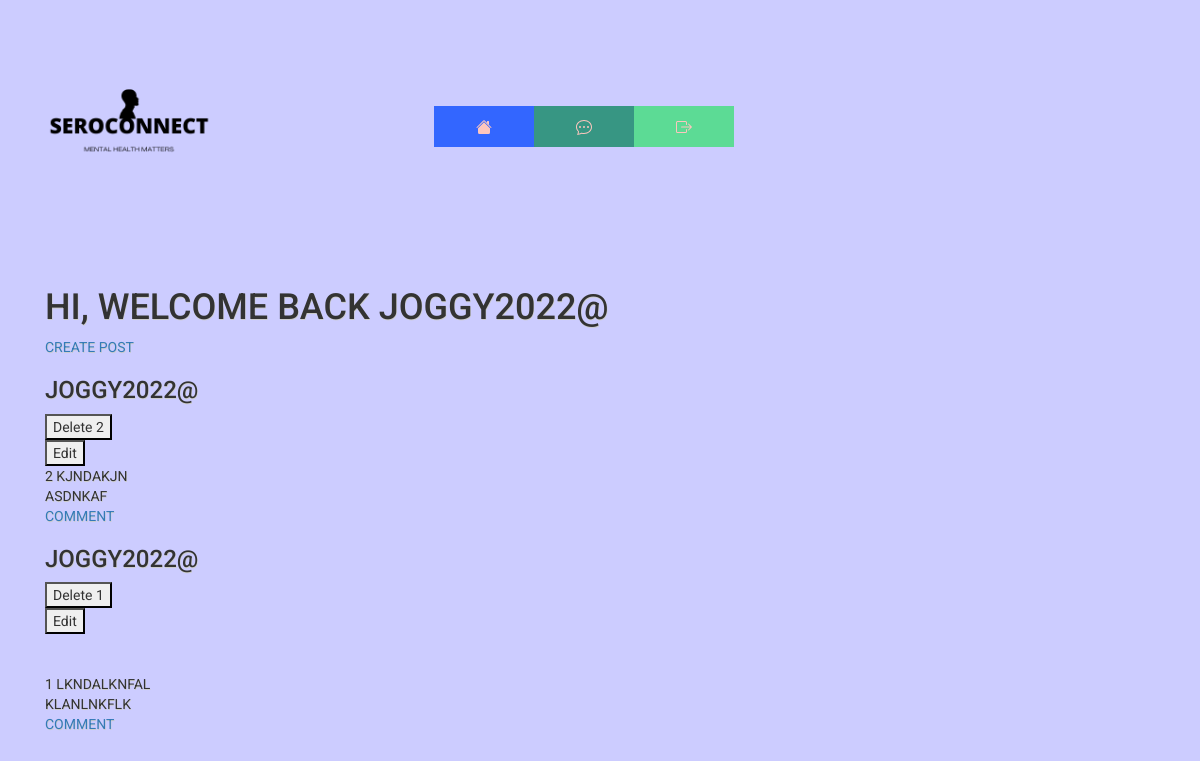
Page /forum (signed in) on the earlier database version.
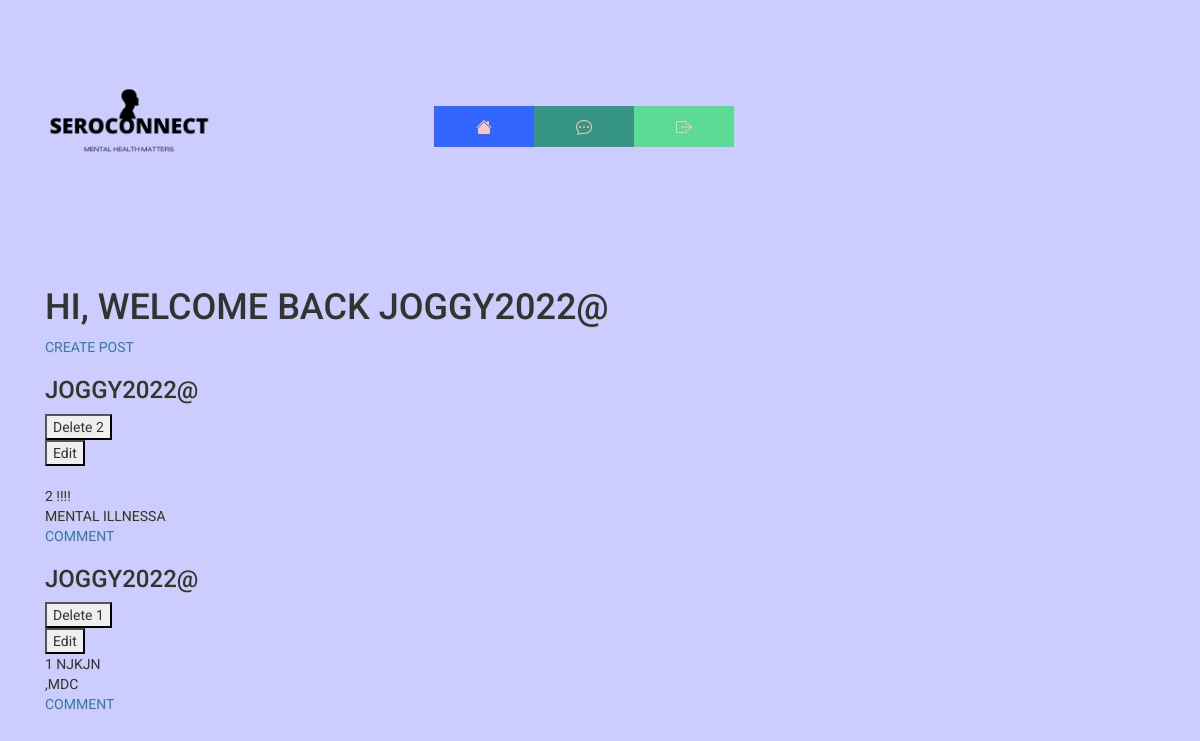
Same page on the later database version.
### website/database/models.py (models this page shows)
class User(db.Model, UserMixin):
    id=db.Column(db.Integer,primary_key=True)
    email=db.Column(db.String(150),unique=True)
    password=db.Column(db.String(150))
    username=db.Column(db.String(150))
    date=db.Column(db.DateTime(timezone=True), default=func.now())
    activation=db.Column(db.Boolean,nullable=False,default=False)
    Post = db.relationship("Post", back_populates="owner",cascade='delete')

class Post(db.Model):
    id=db.Column(db.Integer,primary_key=True)
    title = db.Column(db.String(100), nullable=False)
    content = db.Column(db.Text)
    user_id = db.Column(db.Integer, db.ForeignKey("user.id"))
    date=db.Column(db.DateTime(timezone=True), default=func.now())
    anonymous=db.Column(db.Boolean,nullable=False,default=False)
    owner=db.relationship('User',back_populates='Post')
    comments=db.relationship('Comment',back_populates='post',cascade='delete')
    image=db.relationship('Image',back_populates='post',cascade='delete')

### website/views.py (the view)
@views.route('/forum',methods=['GET', 'POST'])
@login_required
@check_confirmed
def forum():
    page=request.args.get('page',1,type=int)
    posts=Post.query.order_by(Post.date.desc()).paginate(page=page,per_page=4)
    if "hx_request"  in request.headers:
        return render_template("forum/viewpost.html",user=current_user,postuser=User,posts=posts,postcomment=Comment,postimage=Image)
    return render_template("forum/forum.html",user=current_user,postuser=User,posts=posts,postcomment=Comment,postimage=Image)

### website/__init__.py (called while the page is built)
@login_manager.user_loader
def load_user(id):
    return User.query.get(int(id))

### website/templates/forum/forum.html
{% extends "base.html" %} {% block title %}SeroConnect{% endblock %}{% block content%}
<h1>Hi, Welcome back {{user.username}}</h1>
<a href="{{url_for('post.createpost')}}">Create post</a>
{% include 'forum/viewpost.html' %}
{%endblock%}

### website/templates/base.html (shortened to what this page needs)
<!DOCTYPE html>
<html lang="en">
  <head>
    <link rel="stylesheet" href="https://stackpath.bootstrapcdn.com/bootstrap/4.4.1/css/bootstrap.min.css"
/>
    <link rel="stylesheet" href="path/to/font-awesome/css/font-awesome.min.css">
    <link rel="stylesheet" href="https://cdn.jsdelivr.net/npm/bootstrap@3.3.7/dist/css/bootstrap.min.css">
    <link rel="stylesheet" href="https://cdn.jsdelivr.net/npm/bootstrap@3.3.7/dist/css/bootstrap-theme.min.css">
    <link rel="stylesheet" href="https://stackpath.bootstrapcdn.com/font-awesome/4.7.0/css/font-awesome.min.css"/>
    <link rel= "stylesheet" type= "text/css" href= "{{ url_for('static',filename='css/styles.css') }}">
  </head>
  <body>
   <nav class="navbar">
      <img src="{{ url_for('static',filename='images/seroconnect.png') }}" alt="logo" class="logo">
      <button class="navbar-toggler"  type="button"
        data-toggle="collapse"
        data-target="#navbar"
       >
       <span class="navbar-toggler-icon"></span>
      <button class="navbar-toggler" type="button" data-toggle="collapse" data-target="#navbar">
        <span class="navbar-toggler-icon"></span>
      </button>
        <ul class="nav">
          <li>
            <a href="/" >
            </a>
          </li>
          {% if user.is_authenticated%}
          <li>
            <a href="/forum">
            </a>
          </li>
          <li>
            <a href="/logout" target = "_blank">
            </a>
          </li>
         {% endif %}
         <div class="background"></div>
        </ul>
    </nav>
      <div class="container">{% block content %}{% endblock %}</div>
  </body>
</html>

### website/templates/forum/viewpost.html (shortened to what this page needs)
{%for post in posts.items%}
{% if loop.last and posts.has_next %}
<div hx-get="{{url_for('views.forum', page = posts.next_num)}}" hx-trigger="revealed" hx-swap="afterend">
  {% else %}
  <div>
    {%endif%}
    <section>
      {% if post.anonymous==False %}
      <h3>{{postuser.query.filter_by(id=post.user_id).first().username }}</h3>
      {%else%}
      <h3>Anonymous</h3>
      {%endif%}
      {% if post.user_id==user.id%}
      <form action="{{ url_for('post.deletepost',postid=post.id) }}" class='deleteform' method="POST">
        <button class='deletebtn' action="submit">Delete {{post.id}}</button>
      </form>
      <form action="{{ url_for('post.editpost',postid=post.id) }}" method="GET">
        <button id='editbtn' action="submit">Edit</button>
      </form>
      <div class="images">
        {% set images=postimage.query.filter(postimage.post_id==post.id).all()%}
        {%if images%}
        {%for image in images %}
        <div class="image-display">
        </div>
        {%endfor%}
        {%endif%}
      </div>
      {% endif %}
      {{post.id}}
      {{post.title}}
      <br>
      {{post.content}}
      <br>
      <a href="{{url_for('comments.show_comments',postid=post.id,userid=current_user.id)}}">Comment</a>
  </div>
  {%endfor%}

### website/static/css/styles.css (style rules this page uses)
body { background: #ccccff; font-family: 'Roboto', sans-serif; text-transform:uppercase; text-shadow: .5px .5px 0#CCCCCC; }
.background { position: fixed; z-index: -1; top: 0; right: 0; bottom: 0; left: 0; transition: .75s; }
nav img { width: 20%; }
.nav { padding: 0px; width: 640px; margin: 100px auto auto auto; }
ul { list-style-type: none; }
li a { padding: 30px; float:left; width: 100px; text-align:center; font-size:15px; color:#fdc6be; text-decoration:none; }
.nav li:first-child a { background:#3366ff !important; }
.nav li:nth-child(2) a { background:#379683 !important; }
.nav li:nth-child(3) a { background:#5cdb95 !important; }

Differences in the rows shown:
changed Post id 2: title "KJNDAKJN" → "!!!!"; content "ASDNKAF" → "MENTAL ILLNESSA"
changed Post id 1: title "LKNDALKNFAL" → "NJKJN"; content "KLANLNKFLK" → ",MDC"
